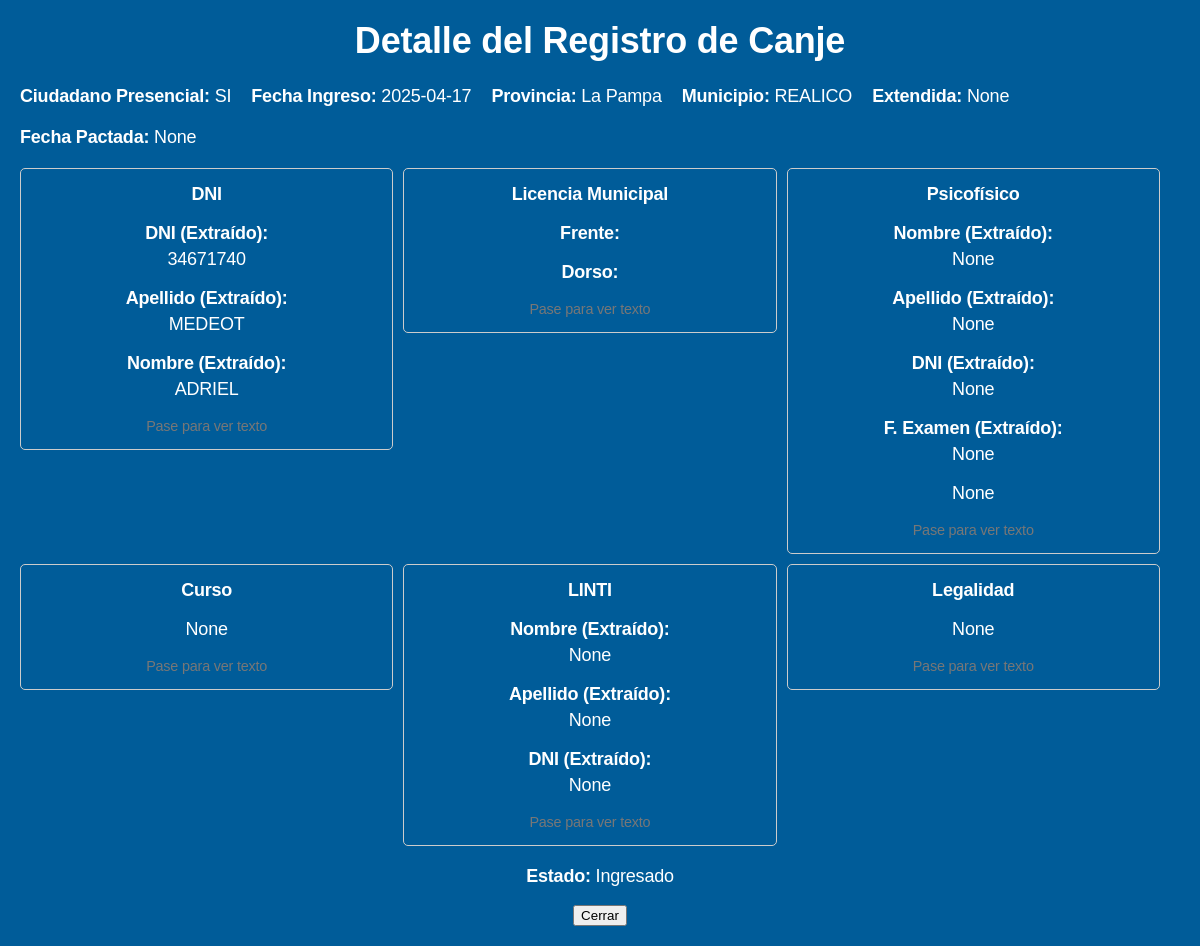
The app's page /canje/detalle/15 with its own data.
### canje/canje_modelos.py (models this page shows, shortened)
class Canje(db.Model):
    __tablename__ = 'DatosDeCanje'
    id = db.Column(db.Integer, primary_key=True, autoincrement=True)
    codigo_transaccion = db.Column(db.String(50), unique=True, nullable=False)
    fecha_hora = db.Column(db.TIMESTAMP, default=db.func.current_timestamp())
    ciudadano_presente = db.Column(db.Boolean)
    provincia_id = db.Column(db.Integer, db.ForeignKey('provincias.id'))
    municipio_id = db.Column(db.Integer, db.ForeignKey('municipios.id'))
    nombre_ciudadano = db.Column(db.String(100))
    apellido_ciudadano = db.Column(db.String(100))
    documento_frente_dni = db.Column(db.String(255))
    documento_dorso_dni = db.Column(db.String(255))
    documento_licencia_municipal_frente = db.Column(db.String(255))
    documento_licencia_municipal_dorso = db.Column(db.String(255))
    documento_psicofisico = db.Column(db.String(255))
    documento_certificado_curso = db.Column(db.String(255))
    documento_licencia_linti = db.Column(db.String(255))
    documento_certificado_legalidad = db.Column(db.String(255))
    datos_dni_dorso = db.Column(db.JSON)
    provincia = db.relationship('Provincias', backref=db.backref('canjes', lazy=True))
    municipio = db.relationship('Municipios', backref=db.backref('canjes', lazy=True))

class Provincia(db.Model):
    __tablename__ = 'provincias'
    id = db.Column(db.Integer, primary_key=True, autoincrement=True)
    nombre = db.Column(db.String(100), unique=True, nullable=False)
    municipios = db.relationship('Municipio', backref='provincia', lazy=True)
    canjes = db.relationship('Canje', backref='provincia', lazy=True)

class Municipio(db.Model):
    __tablename__ = 'municipios'
    id = db.Column(db.Integer, primary_key=True, autoincrement=True)
    nombre = db.Column(db.String(100), nullable=False)
    provincia_id = db.Column(db.Integer, db.ForeignKey('provincias.id'), nullable=False)
    canjes = db.relationship('Canje', backref='municipio', lazy=True)

### canje/canje_app.py (the view)
@canje_bp.route('/detalle/<int:id>')
def ver_detalle(id):
    conn = get_db()
    cursor = conn.cursor()
    query = """
        SELECT
            dc.*,
            p.nombre AS nombre_provincia,
            m.nombre AS nombre_municipio
        FROM
            DatosDeCanje dc
        LEFT JOIN
            provincias p ON dc.provincia_id = p.id
        LEFT JOIN
            municipios m ON dc.municipio_id = m.id
        WHERE dc.id = ?
    """
    cursor.execute(query, (id,))
    registro = cursor.fetchone()
    close_db(conn)
    if registro:
        return render_template('detalle_canje.html', registro=dict(registro))
    else:
        return "Registro no encontrado", 404

### canje/adm_db.py (called while the page is built)
def get_db():
    conn = sqlite3.connect(DATABASE)
    conn.row_factory = sqlite3.Row  # Para acceder a las columnas por nombre
    return conn

### templates/detalle_canje.html (shortened to what this page needs)
<head>
    <link rel="stylesheet" type="text/css" href="{{ url_for('static', filename='css/canje.css') }}">
    <link rel="stylesheet" type="text/css" href="{{ url_for('static', filename='css/detalle_ver.css') }}">
    <link rel="stylesheet" href="https://cdn.jsdelivr.net/npm/sweetalert2@11.11.9/dist/sweetalert2.min.css">
</head>
{% block content %}
    <h1>Detalle del Registro de Canje</h1>
    {% if registro %}
        <div style="display: flex; flex-direction: row; gap: 20px; margin-bottom: 20px;">
            <div><strong>Ciudadano Presencial:</strong> {{ registro.ciudadano_presencial }}</div>
            <div><strong>Fecha Ingreso:</strong> {{ registro.fecha_ingreso }}</div>
            <div><strong>Provincia:</strong> {{ registro.nombre_provincia }}</div>
            <div><strong>Municipio:</strong> {{ registro.nombre_municipio }}</div>
            <div><strong>Extendida:</strong> {{ registro.solicita_licencia_extendida }}</div>
        </div>
        <div style="display: flex; flex-direction: row; gap: 20px; margin-bottom: 20px;">
            <div><strong>Fecha Pactada:</strong> {{ registro.fecha_no_presencial }}</div>
        </div>
        <div class="document-buttons-container">
            <div class="document-box-container">
                <div class="document-box">
                    <strong>DNI</strong>
                    <p><strong>DNI (Extraído):</strong> {{ registro.dni }}</p>
                    <p><strong>Apellido (Extraído):</strong> {{ registro.apellido }}</p>
                    <p><strong>Nombre (Extraído):</strong> {{ registro.nombre }}</p>
                    <div class="document-legend">Pase para ver texto</div>
                </div>
            </div>
            <div class="document-box-container">
                <div class="document-box">
                    <strong>Licencia Municipal</strong>
                    <p><strong>Frente:</strong> {{ registro.licencia_municipal_frente_data }}</p>
                    <p><strong>Dorso:</strong> {{ registro.licencia_municipal_dorso_data }}</p>
                    <div class="document-legend">Pase para ver texto</div>
                </div>
            </div>
            <div class="document-box-container">
                <div class="document-box">
                    <strong>Psicofísico</strong>
                    <p><strong>Nombre (Extraído):</strong> {{ registro.psicofisico_nombre }}</p>
                    <p><strong>Apellido (Extraído):</strong> {{ registro.psicofisico_apellido }}</p>
                    <p><strong>DNI (Extraído):</strong> {{ registro.psicofisico_dni }}</p>
                    <p><strong>F. Examen (Extraído):</strong> {{ registro.psicofisico_f_examen }}</p>
                    <p>{{ registro.psicofisico_imagen }}</p>
                    <div class="document-legend">Pase para ver texto</div>
                </div>
            </div>
            <div class="document-box-container">
                <div class="document-box">
                    <strong>Curso</strong>
                    <p>{{ registro.curso_imagen }}</p>
                    <div class="document-legend">Pase para ver texto</div>
                </div>
            </div>
            <div class="document-box-container">
                <div class="document-box">
                    <strong>LINTI</strong>
                    <p><strong>Nombre (Extraído):</strong> {{ registro.linti_nombre }}</p>
                    <p><strong>Apellido (Extraído):</strong> {{ registro.linti_apellido }}</p>
                    <p><strong>DNI (Extraído):</strong> {{ registro.linti_dni }}</p>
                    <div class="document-legend">Pase para ver texto</div>
                </div>
            </div>
            <div class="document-box-container">
                <div class="document-box">
                    <strong>Legalidad</strong>
                    <p>{{ registro.legalidad_imagen }}</p>
                    <div class="document-legend">Pase para ver texto</div>
                </div>
            </div>
        </div>
        <div style="margin-top: 20px;">
            <p><strong>Estado:</strong> {{ registro.estado }}</p>
            <button onclick="window.close()">Cerrar</button>
        </div>
    {% else %}
        <p>Registro no encontrado.</p>
    {% endif %}
{% endblock %}

### static/css/detalle_ver.css (style rules this page uses)
.document-buttons-container { display: flex; flex-direction: row; flex-wrap: wrap; gap: 10px; margin-bottom: 20px; }
.document-box { border: 1px solid #ccc; padding: 10px; width: calc(33.33% - 10px - (20px / 3)); min-width: 150px; box-sizing: border-box; text-align: left; }
.document-box strong { display: block; margin-bottom: 5px; }
.document-box-container { display: flex; flex-direction: column; align-items: center; position: relative; flex-basis: calc(33.33% - 40px / 3); }
.document-box { border: 1px solid #ccc; padding: 15px; border-radius: 5px; text-align: center; min-width: 200px; cursor: help; width: 100%; }
.document-legend { margin-top: 5px; font-size: 0.8em; color: #777; }

### records on screen
Canje: ciudadano_presencial "SI", fecha_ingreso "2025-04-17", dni "34671740", apellido "MEDEOT", nombre "ADRIEL", estado "Ingresado"
Provincia: nombre_provincia "La Pampa"
Municipio: nombre_municipio "REALICO"

### other values on screen
{{ registro.solicita_licencia_extendida }} "None"
{{ registro.fecha_no_presencial }} "None"
{{ registro.psicofisico_nombre }} "None"
{{ registro.psicofisico_apellido }} "None"
{{ registro.psicofisico_dni }} "None"
{{ registro.psicofisico_f_examen }} "None"
{{ registro.psicofisico_imagen }} "None"
{{ registro.curso_imagen }} "None"
{{ registro.linti_nombre }} "None"
{{ registro.linti_apellido }} "None"
{{ registro.linti_dni }} "None"
{{ registro.legalidad_imagen }} "None"
